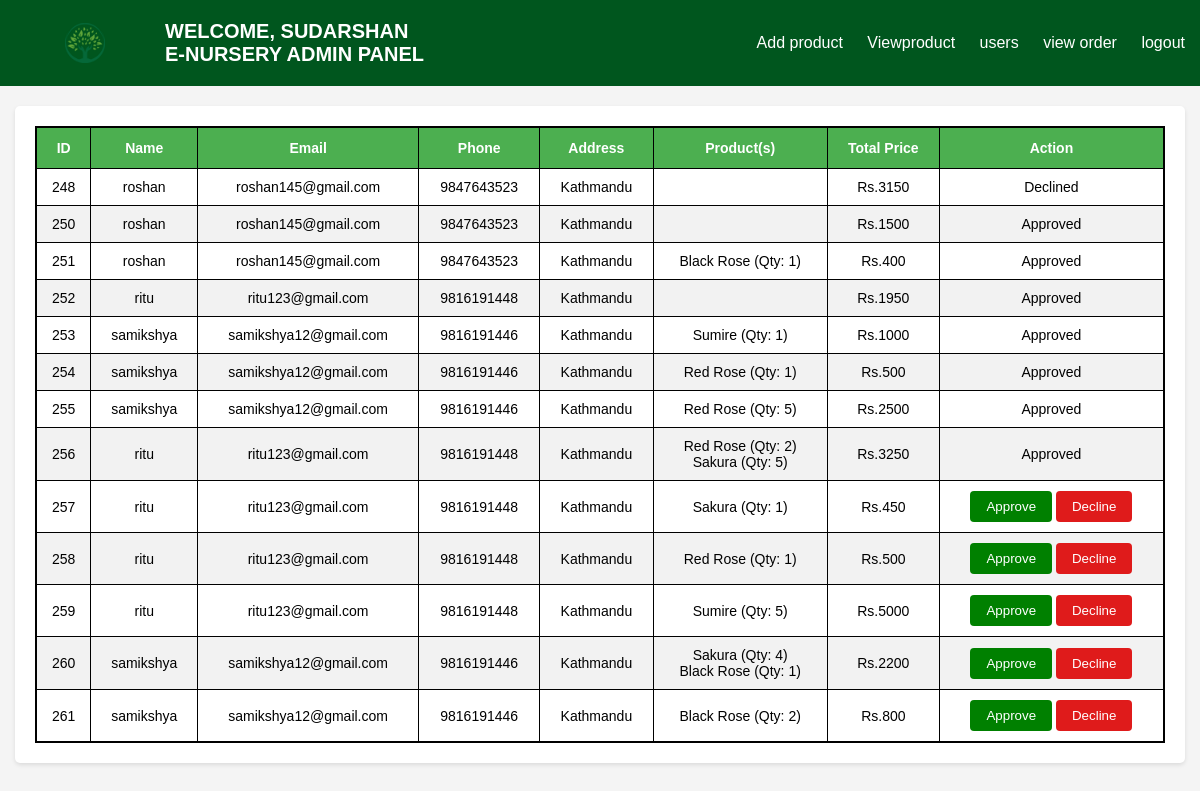
/adminside/vieworders.php (signed in), run on the app's committed database.
### tables this page shows
CREATE TABLE `orders` (
  `id` int(11) NOT NULL,
  `u_id` int(11) NOT NULL,
  `name` varchar(40) NOT NULL,
  `phno` bigint(20) NOT NULL,
  `location` varchar(40) NOT NULL,
  `email` varchar(40) NOT NULL,
  `method` varchar(40) NOT NULL,
  `total_products` int(11) NOT NULL,
  `total_price` int(11) NOT NULL,
  `status` int(11) NOT NULL DEFAULT 1
);

CREATE TABLE `order_items` (
  `id` int(11) NOT NULL,
  `order_id` int(11) NOT NULL,
  `product_id` int(11) NOT NULL,
  `quantity` int(11) NOT NULL,
  `price` int(11) NOT NULL
);

CREATE TABLE `products` (
  `id` int(11) NOT NULL,
  `name` varchar(100) NOT NULL,
  `price` int(11) NOT NULL,
  `image` varchar(255) NOT NULL,
  `stock` int(11) NOT NULL,
  `desc` varchar(100) NOT NULL,
  `created_at` datetime DEFAULT current_timestamp()
);

### adminside/vieworders.php (the view, shortened to what this page needs)
<?php
include "../include/db.php";
$query = "SELECT * FROM orders";
$result = mysqli_query($conn, $query);
?>
<!DOCTYPE html>
<html lang="en">
<head>
    <link rel="stylesheet" href="https://cdnjs.cloudflare.com/ajax/libs/font-awesome/6.5.1/css/all.min.css" />
    <link rel="stylesheet" href="vieworder.css">
</head>
<body>
    <?php include 'header.php'; ?>
    <div class="container">
        <section class="display_product">
            <table>
                <thead>
                    <tr>
                        <th>ID</th>
                        <th>Name</th>
                        <th>Email</th>
                        <th>Phone</th>
                        <th>Address</th>
                        <th>Product(s)</th>
                        <th>Total Price</th>
                        <th>Action</th>
                    </tr>
                </thead>
                <tbody>
                    <?php
                    if (mysqli_num_rows($result) > 0) {
                        while ($row = mysqli_fetch_assoc($result)) {
                            $oid = $row['id'];
                            echo "<tr>
                                    <td>$oid</td>
                                    <td>" . $row['name'] . "</td>
                                    <td>" . $row['email'] . "</td>
                                    <td>" . $row['phno'] . "</td>
                                    <td>" . $row['location'] . "</td>";
                            $order_items_query = "SELECT oi.product_id, oi.quantity, p.name AS product_name
                                                 FROM order_items oi
                                                 JOIN products p ON oi.product_id = p.id
                                                 WHERE oi.order_id = $oid";
                            $order_items_result = mysqli_query($conn, $order_items_query);
                            echo "<td>";
                            while ($item = mysqli_fetch_assoc($order_items_result)) {
                                echo $item['product_name'] . " (Qty: " . $item['quantity'] . ")<br>";
                            }
                            echo "</td>";
                            echo "<td>Rs." . $row['total_price'] . "</td><td>";
                            if ($row['status'] == 1) {
                                echo "
                                    <form action='vieworders.php' method='post'>
                                        <input type='hidden' name='order_id' value='$oid'>
                                        <button type='submit' name='approve' class='approve-btn'>Approve</button>
                                        <button type='submit' name='decline' class='decline-btn'>Decline</button>
                                    </form>";
                            } elseif ($row['status'] == 2) {
                                echo "Approved";
                            } else {
                                echo "Declined";
                            }
                            echo "</td></tr>";
                        }
                    } else {
                        echo "<tr><td colspan='9'>No orders found</td></tr>";
                    }
                    ?>
                </tbody>
            </table>
        </section>
    </div>
</body>
</html>

### adminside/vieworder.css (style rules this page uses)
* { margin: 0; padding: 0; box-sizing: border-box; }
body { font-family: Arial, sans-serif; background-color: #f4f4f4; }
.container { max-width: 1200px; margin: 20px auto; padding: 0 15px; }
section { background-color: #fff; padding: 20px; border-radius: 5px; box-shadow: 0 2px 4px rgba(0, 0, 0, 0.1); }
table { width: 100%; border-collapse: collapse; border-spacing: 0; border: 2px solid black; }
th { background-color: #4CAF50; color: white; font-weight: bold; padding: 12px 10px; text-align: left; border: 1px solid black; font-size: 14px; }
tr:nth-child(even) { background-color: #f2f2f2; }
td { padding: 10px; text-align: center; border: 1px solid black; font-size: 14px; }
.approve-btn { background-color: green; color: white; border: none; padding: 8px 16px; border-radius: 4px; cursor: pointer; }
.decline-btn { background-color: rgb(223, 27, 27); color: white; border: none; padding: 8px 16px; border-radius: 4px; cursor: pointer; }
th { text-align: center; }

### data on the page
orders: id "248", name "roshan", email "roshan145@gmail.com", phno "9847643523", location "Kathmandu", total_price "3150", status "Declined"
orders: id "250", name "roshan", email "roshan145@gmail.com", phno "9847643523", location "Kathmandu", total_price "1500", status "Approved"
orders: id "251", name "roshan", email "roshan145@gmail.com", phno "9847643523", location "Kathmandu", total_price "400", status "Approved"
order_items: product.name "Black Rose", quantity "1"
orders: id "252", name "ritu", email "ritu123@gmail.com", phno "9816191448", location "Kathmandu", total_price "1950", status "Approved"
orders: id "253", name "samikshya", email "samikshya12@gmail.com", phno "9816191446", location "Kathmandu", total_price "1000", status "Approved"
order_items: product.name "Sumire", quantity "1"
orders: id "254", name "samikshya", email "samikshya12@gmail.com", phno "9816191446", location "Kathmandu", total_price "500", status "Approved"
order_items: product.name "Red Rose", quantity "1"
orders: id "255", name "samikshya", email "samikshya12@gmail.com", phno "9816191446", location "Kathmandu", total_price "2500", status "Approved"
order_items: product.name "Red Rose", quantity "5"
orders: id "256", name "ritu", email "ritu123@gmail.com", phno "9816191448", location "Kathmandu", total_price "3250", status "Approved"
order_items: product.name "Red Rose", quantity "2"
order_items: product.name "Sakura", quantity "5"
orders: id "257", name "ritu", email "ritu123@gmail.com", phno "9816191448", location "Kathmandu", total_price "450"
order_items: product.name "Sakura", quantity "1"
orders: id "258", name "ritu", email "ritu123@gmail.com", phno "9816191448", location "Kathmandu", total_price "500"
order_items: product.name "Red Rose", quantity "1"
orders: id "259", name "ritu", email "ritu123@gmail.com", phno "9816191448", location "Kathmandu", total_price "5000"
order_items: product.name "Sumire", quantity "5"
orders: id "260", name "samikshya", email "samikshya12@gmail.com", phno "9816191446", location "Kathmandu", total_price "2200"
order_items: product.name "Sakura", quantity "4"
order_items: product.name "Black Rose", quantity "1"
orders: id "261", name "samikshya", email "samikshya12@gmail.com", phno "9816191446", location "Kathmandu", total_price "800"
order_items: product.name "Black Rose", quantity "2"

### other printed values
$admin_name "SUDARSHAN"
